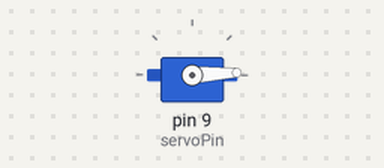
The sketch below on a simulated Arduino Uno, built with avr-gcc and run on an emulated ATmega328P. On the bench: servo.

Above: at 0.05 s.
At 1.3 s:
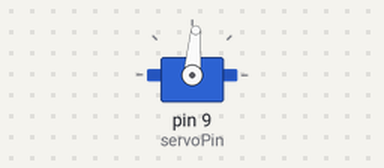
At 2.6 s:
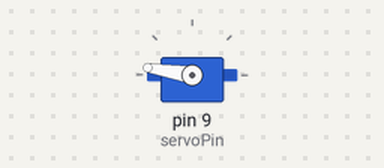
At 5.2 s:
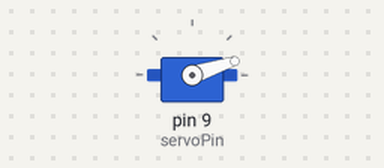
Timing chart, 0 to 7.1 s (numbered marks = the images above):
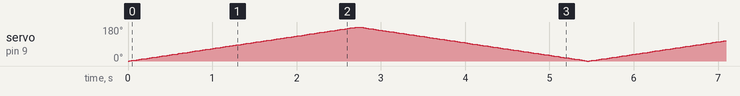

The sketch:

spider_bot.ino
```cpp
#include <Servo.h>

// Define the servo motor pin
const int servoPin = 9;

// Create a servo object
Servo servoMotor;

void setup() {
  // Attach the servo to the pin
  servoMotor.attach(servoPin);
}

void loop() {
  // Sweep the servo from 0 to 180 degrees
  for (int angle = 0; angle <= 180; angle += 1) {
    servoMotor.write(angle);
    delay(15); // Adjust delay for smoother motion
  }

  // Sweep the servo from 180 to 0 degrees
  for (int angle = 180; angle >= 0; angle -= 1) {
    servoMotor.write(angle);
    delay(15); // Adjust delay for smoother motion
  }
}
```
